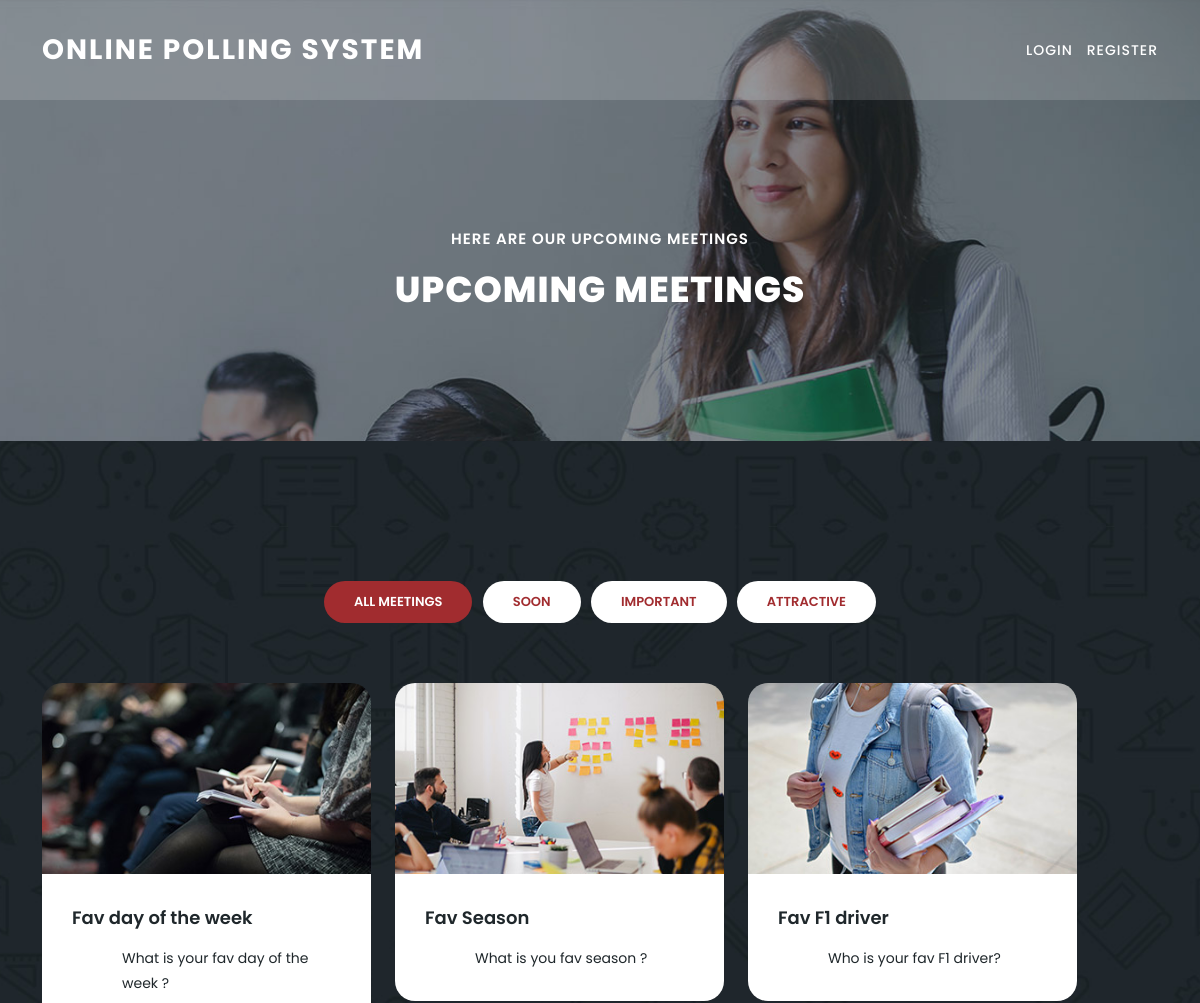
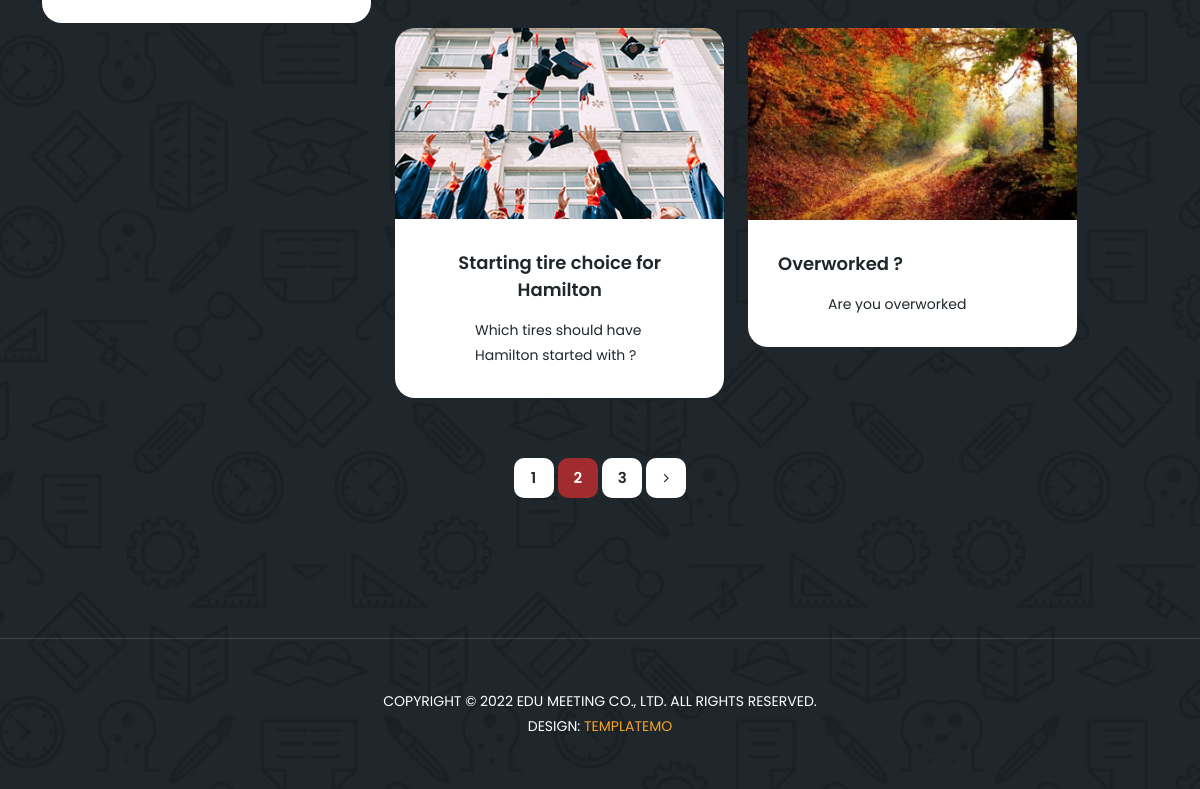
The page / on the database its author committed (2 pictures, top to bottom).
### tables this page shows
CREATE TABLE poll_data (
                pollid INTEGER PRIMARY KEY AUTOINCREMENT,
                owner INTEGER NOT NULL,
                pollname VARCHAR(30) NOT NULL,
                quest VARCHAR(300) NOT NULL,
                op1 VARCHAR(50) NOT NULL,
                op2 VARCHAR(50) NOT NULL,
                op3 VARCHAR(50),
                op4 VARCHAR(50),
                op5 VARCHAR(50),
                op6 VARCHAR(50),
                op7 VARCHAR(50),
                op8 VARCHAR(50)
                );

### app.py (the view)
@app.route("/")
def index():
    conn = sqlite3.connect('Voting_database.db')
    c = conn.cursor()
    c.execute("SELECT pollid FROM poll_filters WHERE public == 1 ")
    rows = []
    public_pollids = c.fetchall()
    for row in public_pollids:
        c.execute("SELECT pollname, quest, pollid FROM poll_data WHERE pollid == :p", {"p": row[0]})
        this_data = c.fetchone()
        rows.append(this_data)
    return render_template("welcome.html", arr=rows, n=len(rows))

### app.py (called while the page is built)
@app.after_request
def after_request(response):
    response.headers["Cache-Control"] = "no-cache, no-store, must-revalidate"
    response.headers["Expires"] = 0
    response.headers["Pragma"] = "no-cache"
    return response

### Templates/welcome.html (shortened to what this page needs)
<!DOCTYPE html>
<html lang="en">
  <head>
    <link href="static/l2/vendor/bootstrap/css/bootstrap.min.css" rel="stylesheet">
    <link rel="stylesheet" href="static/l2/assets/css/fontawesome.css">
    <link rel="stylesheet" href="static/l2/assets/css/templatemo-edu-meeting.css">
    <link rel="stylesheet" href="static/l2/assets/css/owl.css">
    <link rel="stylesheet" href="static/l2/assets/css/lightbox.css">
  </head>
<body>
  <form method="POST" action="/public_polls">
  <header class="header-area header-sticky">
      <div class="container">
          <div class="row">
              <div class="col-12">
                  <nav class="main-nav">
                      <a href="/" class="logo">
                          Online Polling System
                      </a>
                      <ul class="nav">
                          <li><a href="/login">Login</a></li>
                          <li><a href="/register">Register</a></li>
                      </ul>
                  </nav>
              </div>
          </div>
      </div>
  </header>
  <section class="heading-page header-text" id="top">
    <div class="container">
      <div class="row">
        <div class="col-lg-12">
          <h6>Here are our upcoming meetings</h6>
          <h2>Upcoming Meetings</h2>
        </div>
      </div>
    </div>
  </section>
  <section class="meetings-page" id="meetings">
    <div class="container">
      <div class="row">
        <div class="col-lg-12">
          <div class="row">
            <div class="col-lg-12">
              <div class="filters">
                <ul>
                  <li data-filter="*"  class="active">All Meetings</li>
                  <li data-filter=".soon">Soon</li>
                  <li data-filter=".imp">Important</li>
                  <li data-filter=".att">Attractive</li>
                </ul>
              </div>
            </div>
            <div class="col-lg-12">
              <div class="row grid">
                {% for i in range(n) %}
                <div class="col-lg-4 templatemo-item-col all soon">
                  <div class="meeting-item">
                    <div class="thumb">
                      <img src="static/l2/assets/images/meeting-0{{(i % 9) + 1}}.jpg" alt="" >
                    </div>
                    <div class="down-content">
                      <button value='{{ arr[i][2] }}' name="part" type="submit" class="button">{{arr[i][0]}}</button>
                      <p>{{arr[i][1]}}</p>
                    </div>
                  </div>
                </div>
                {% endfor %}
              </div>
            </div>
            <div class="col-lg-12">
              <div class="pagination">
                <ul>
                  <li><a href="#">1</a></li>
                  <li class="active"><a href="#">2</a></li>
                  <li><a href="#">3</a></li>
                  <li><a href="#"><i class="fa fa-angle-right"></i></a></li>
                </ul>
              </div>
            </div>
          </div>
        </div>
      </div>
    </div>
    <div class="footer">
      <p>Copyright © 2022 Edu Meeting Co., Ltd. All Rights Reserved.
          <br>Design: <a href="https://templatemo.com/page/1" target="_parent" title="website templates">TemplateMo</a></p>
    </div>
  </section>
    <link rel="stylesheet" href="{{ url_for('static', filename='l2/assets/css/fontawesome.css') }}">
  </form>
</body>
</html>

### Templates/welcome.html (style rules this page uses)
.button { background:none; border:none; padding:0; font-size: 18px; color: #1f272b; font-weight: 600; display: inline-block; margin-bottom: 15px; }

### rows shown on the page
poll_data: pollname "Fav day of the week", quest "What is your fav day of the week ?"
poll_data: pollname "Fav Season", quest "What is you fav season ?"
poll_data: pollname "Fav F1 driver", quest "Who is your fav F1 driver?"
poll_data: pollname "Starting tire choice for Hamilton", quest "Which tires should have Hamilton started with ?"
poll_data: pollname "Overworked ?", quest "Are you overworked"
